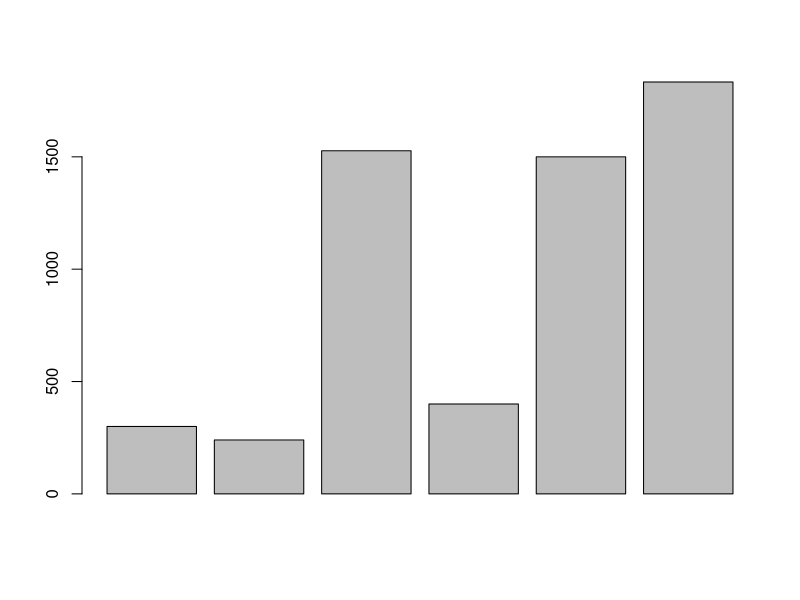
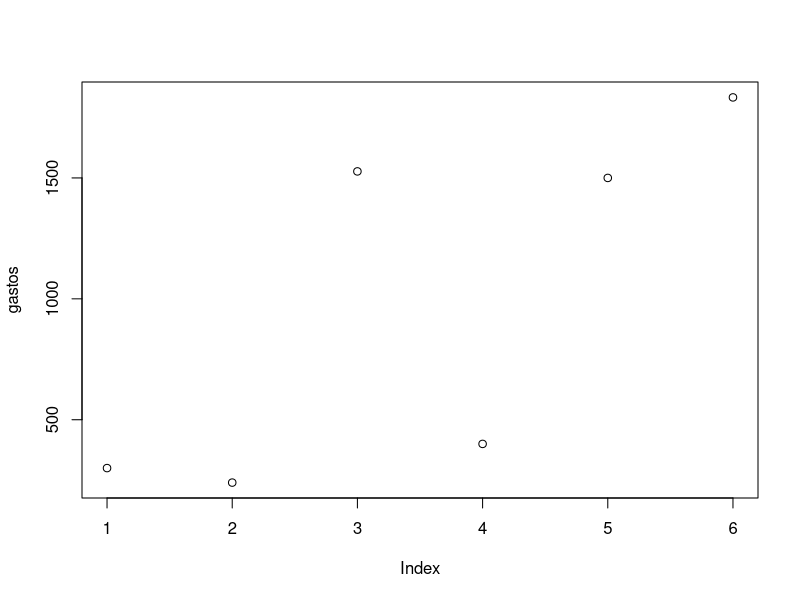
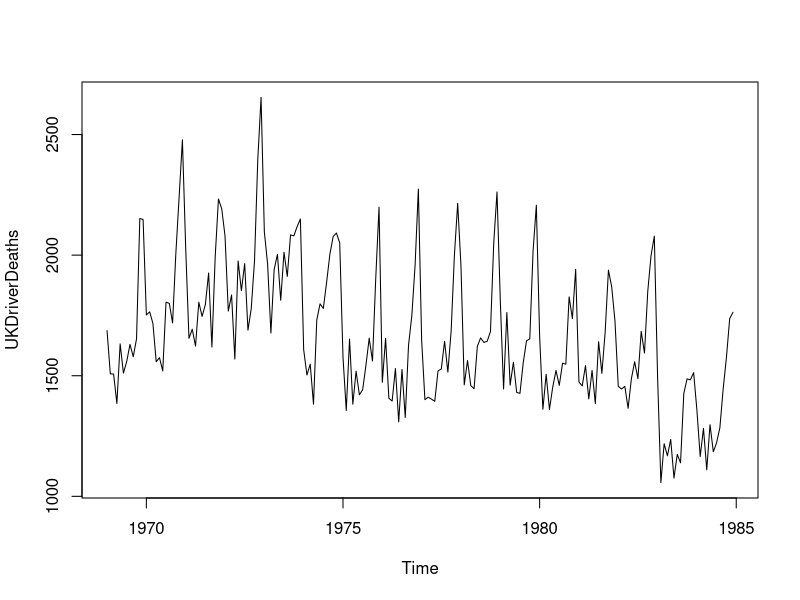
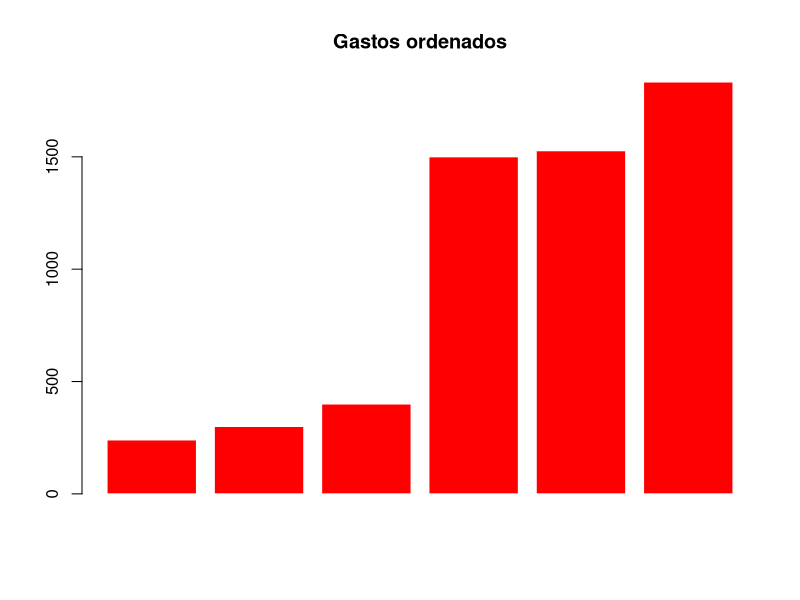
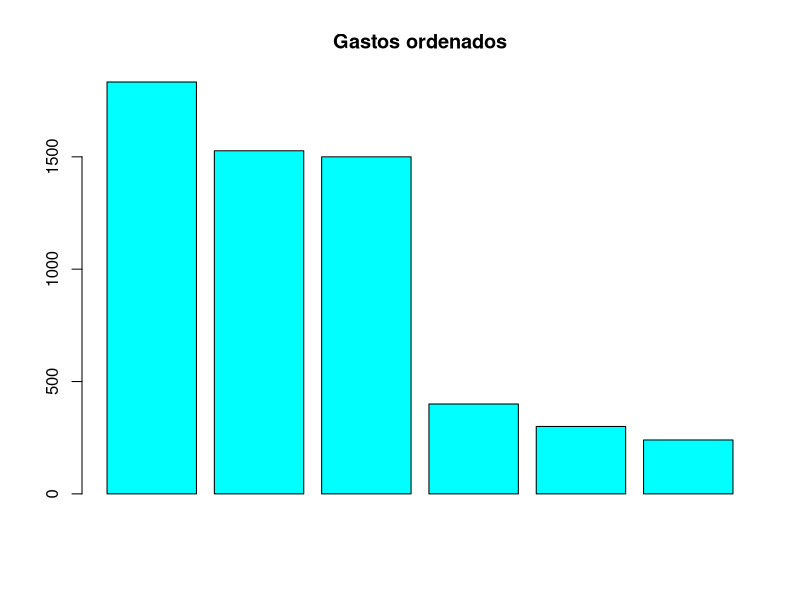
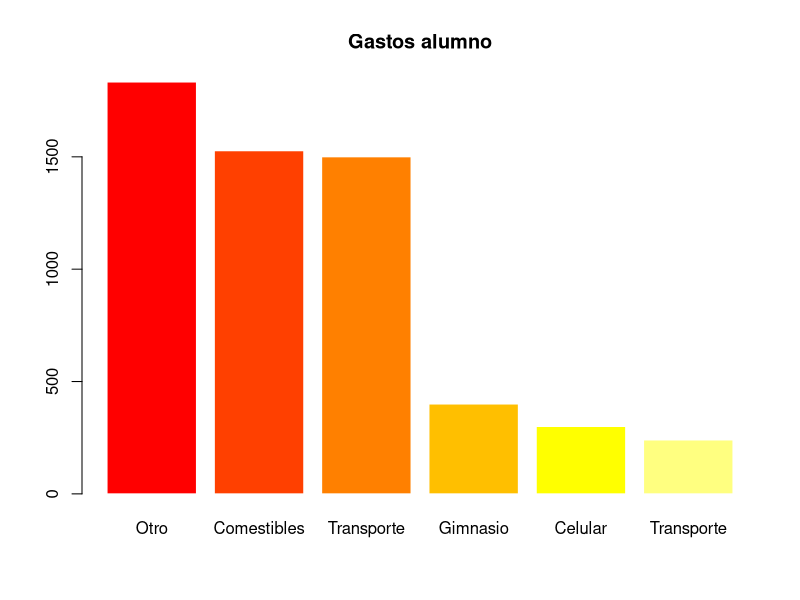

Reproduce these figures in R, in order.
# LABORATORIO 1 - (14/08/2025)

# Sumas

300+240+1527+400+1500+1833

# Crear objetos

celular <- 300
celular
transporte <- 240
comestibles <- 1527
gimnasio <- 400
alquiler <- 1500
otro <- 1833

celular + transporte + comestibles + gimnasio + alquiler + otro

gastomes <- (celular + transporte + comestibles + gimnasio + alquiler + otro)
gastomes
gastomes*5
gastomes*2

# Reglas de nombre objetos

"yo_uso_guion_bajo
otras.personas.usan.punto
OtrosUsanMayusculas"

# Funciones

abs(10)
abs(-4)
sqrt(9)
log(2)

# Comentarios

# Simbolo hashtag #

# Este es un comentario 

# Este es otro comentario

4 + 5 # Esta es una suma, el resutlado es = 9

celular <- 300
Celular <- -300
CELULAR <- 1000

celular + Celular
Celular + CELULAR
Celular * CELULAR / celular

# Buscar ayuda

help(abs)

abs(celular)
abs(CELULAR)
sqrt(celular)
sqrt(CELULAR)
CELULAR * 5

help(mean)
?mean
help.search("absolute")

# AUTOEVALUACION

gastos <- c(celular, transporte, comestibles, gimnasio, alquiler, otro) 
# c() PARA CREAR CONJUNTOS DE DATOS
gastos

barplot(gastos)
?barplot
plot(gastos)
plot(UKDriverDeaths)

sort(gastos) # Sort() acomoda los datos de manera creciente
gastosordenados <- sort(gastos)
barplot(gastosordenados, main="Gastos ordenados",
        col= "red",
        border = "white")

help(sort)

gastosordenados2 <- sort(gastos, decreasing = TRUE) # funcion decreasing = true para que sea acomode decreciente
barplot(gastosordenados2, main="Gastos ordenados",
        col= "cyan",
        border = "black")

# Descubrir como poner el nombre de las variables

help(barplot)

names(gastosordenados2) <- c("Otro", "Comestibles", "Transporte", "Gimnasio", "Celular", "Transporte")

barplot(gastosordenados2, main="Gastos alumno",
        col= heat.colors(6),
        border = "white")

